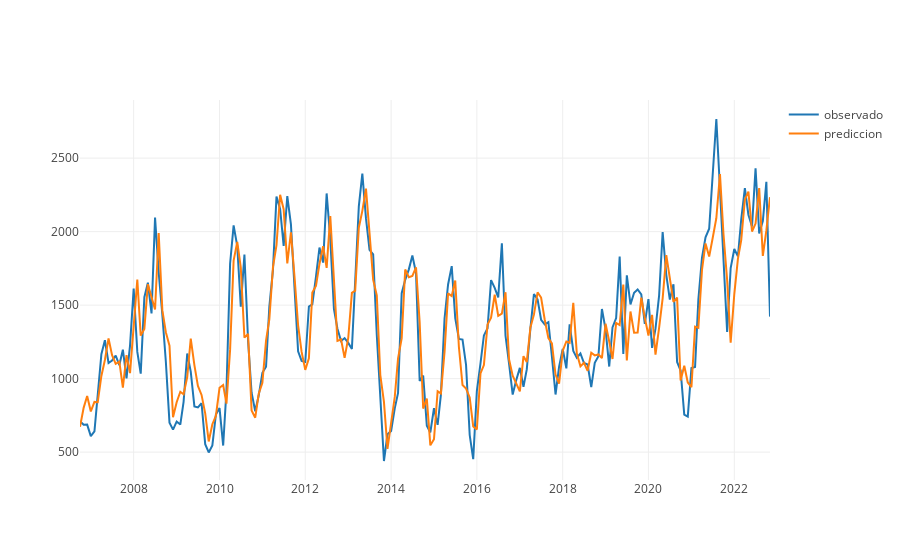

Write notebook code for a chart like this one.
### Code cell
X_predict = sm.add_constant(test[exog])
predictions = robust_results.predict(X_predict)
rmse = mean_squared_error(test["pp"], predictions, squared=False)
print("RMSE: ", rmse)
fig = go.Figure(go.Scatter(x = test.index, y = test["pp"], name = "observado"))
fig = fig.add_trace(go.Scatter(x = predictions.index, y = predictions, name = "prediccion"))
fig.update_layout(template = None)

### Figure 1 — Plotly figure (JSON) as saved in the notebook; plotly's stock layout.template omitted (floating-point values rounded to 4 significant figures; data arrays with more than 128 entries replaced by an {"elided": "..."} marker saying what was removed)
{"data": [{"name": "observado", "type": "scatter", "x": {"elided": "194 str values"}, "y": {"elided": "194 float values"}}, {"name": "prediccion", "type": "scatter", "x": {"elided": "194 str values"}, "y": {"elided": "194 float values"}}], "layout": {}}
